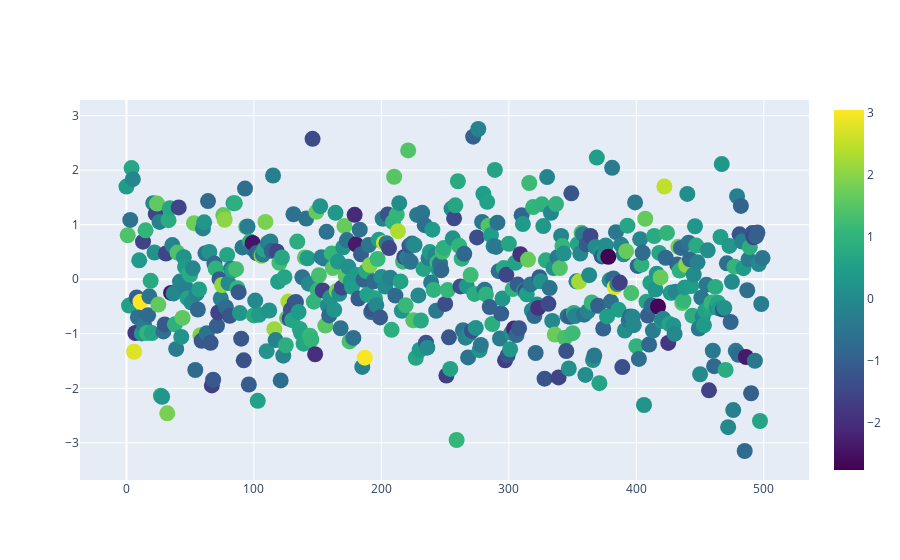

The cell this chart's notebook holds for it:
### Code cell
import plotly.graph_objects as go
import numpy as np

fig = go.Figure(data=go.Scatter(
    y = np.random.randn(500),
    mode='markers',
    marker=dict(
        size=16,
        color=np.random.randn(500), #set color equal to a variable
        colorscale='Viridis', # one of plotly colorscales
        showscale=True
    )
))

fig.show()

### Figure 1 — Plotly figure (JSON) as saved in the notebook; plotly's stock layout.template omitted (floating-point values rounded to 4 significant figures; data arrays with more than 128 entries replaced by an {"elided": "..."} marker saying what was removed)
{"data": [{"marker": {"color": {"elided": "500 float values"}, "colorscale": [[0, "#440154"], [0.1111, "#482878"], [0.2222, "#3e4989"], [0.3333, "#31688e"], [0.4444, "#26828e"], [0.5556, "#1f9e89"], [0.6667, "#35b779"], [0.7778, "#6ece58"], [0.8889, "#b5de2b"], [1, "#fde725"]], "showscale": true, "size": 16}, "mode": "markers", "type": "scatter", "y": {"elided": "500 float values"}}], "layout": {"autosize": true, "xaxis": {"autorange": true, "range": [-33.22, 532.2]}, "yaxis": {"autorange": true, "range": [-3.772, 3.377], "type": "linear"}}}
